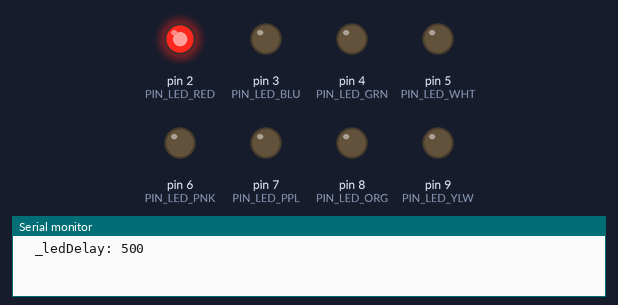
Recording of a sketch running on a simulated Arduino Uno, built with avr-gcc and run on an emulated ATmega328P. Shown: output pins drawn as LEDs (lit = HIGH), the last lines printed to the serial monitor.

Above: at 0.2 s.
At 0.7 s:
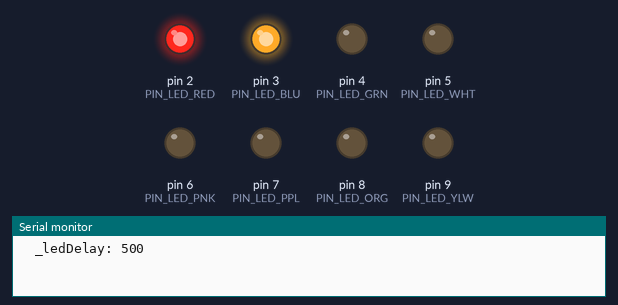
At 1.7 s:
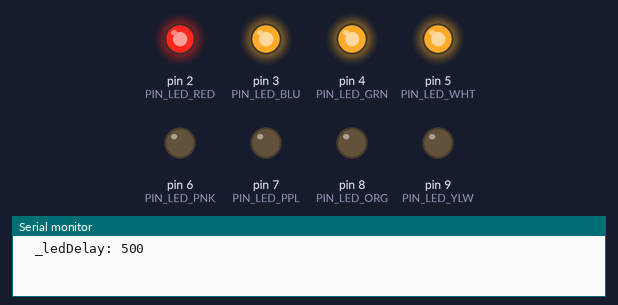
At 2.7 s:
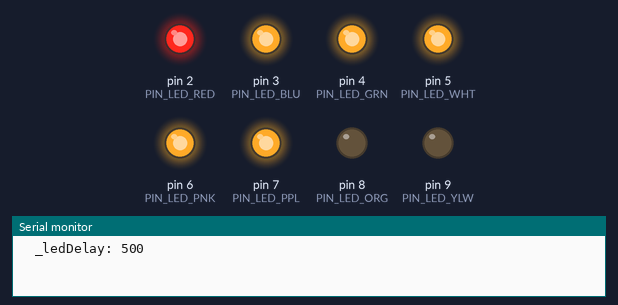
At 3.7 s:
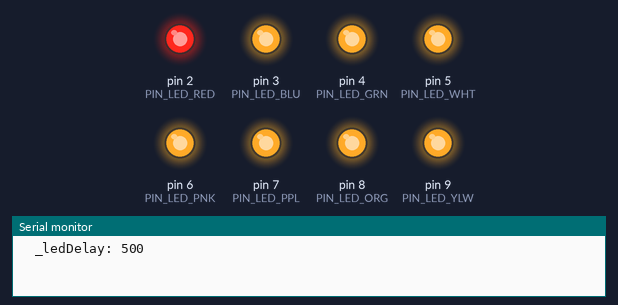
At 13.7 s:
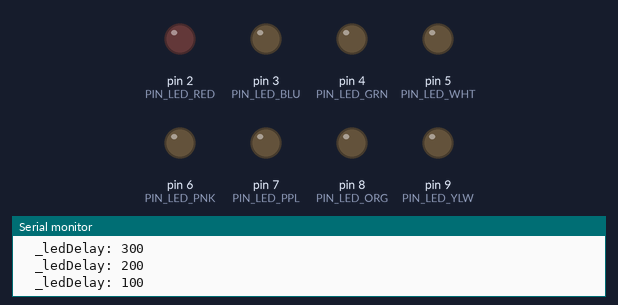
Timing chart, 0 to 18.3 s (numbered marks = the images above):
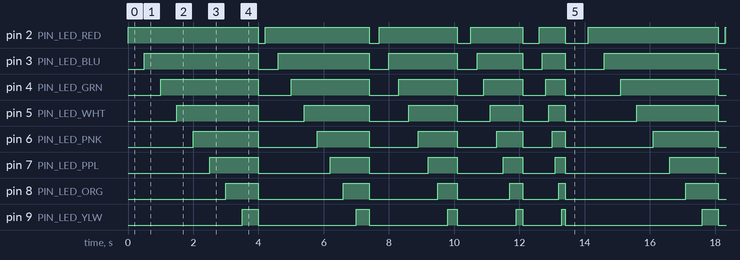

The sketch:

BlinkyMultiColor.ino
```cpp
/*
 Name:		BlinkyMultiColor.ino
 Created:	10/1/2016 9:37:03 PM
 Author:	Tim
*/

const int PIN_LED_RED = 2;
const int PIN_LED_BLU = 3;
const int PIN_LED_GRN = 4;
const int PIN_LED_WHT = 5;
const int PIN_LED_PNK = 6;
const int PIN_LED_PPL = 7;
const int PIN_LED_ORG = 8;
const int PIN_LED_YLW = 9;

const int LED_DELAY_MAX = 500;

int _ledDelay = LED_DELAY_MAX;

// the setup function runs once when you press reset or power the board
void setup()
{
	Serial.begin(9600);

	while (!Serial);

	pinMode(PIN_LED_RED, OUTPUT);
	pinMode(PIN_LED_BLU, OUTPUT);
	pinMode(PIN_LED_GRN, OUTPUT);
	pinMode(PIN_LED_WHT, OUTPUT);
	pinMode(PIN_LED_PNK, OUTPUT);
	pinMode(PIN_LED_PPL, OUTPUT);
	pinMode(PIN_LED_ORG, OUTPUT);
	pinMode(PIN_LED_YLW, OUTPUT);
}

// the loop function runs over and over again until power down or reset
void loop()
{
	Serial.print("\t_ledDelay: ");
	Serial.println(_ledDelay);
	Serial.println();

	digitalWrite(PIN_LED_RED, HIGH);
	delay(_ledDelay);
	digitalWrite(PIN_LED_BLU, HIGH);
	delay(_ledDelay);
	digitalWrite(PIN_LED_GRN, HIGH);
	delay(_ledDelay);
	digitalWrite(PIN_LED_WHT, HIGH);
	delay(_ledDelay);
	digitalWrite(PIN_LED_PNK, HIGH);
	delay(_ledDelay);
	digitalWrite(PIN_LED_PPL, HIGH);
	delay(_ledDelay);
	digitalWrite(PIN_LED_ORG, HIGH);
	delay(_ledDelay);
	digitalWrite(PIN_LED_YLW, HIGH);
	delay(_ledDelay);

	digitalWrite(PIN_LED_RED, LOW);
	digitalWrite(PIN_LED_BLU, LOW);
	digitalWrite(PIN_LED_GRN, LOW);
	digitalWrite(PIN_LED_WHT, LOW);
	digitalWrite(PIN_LED_PNK, LOW);
	digitalWrite(PIN_LED_PPL, LOW);
	digitalWrite(PIN_LED_ORG, LOW);
	digitalWrite(PIN_LED_YLW, LOW);

	_ledDelay -= 100;
	if (_ledDelay < 0)
		_ledDelay = 500;

	delay(LED_DELAY_MAX - _ledDelay + 100);
}
```

Measured:
- by itself, pin 5 (PIN_LED_WHT): repeats every 14.1 s: LOW 1.4 s, HIGH 2.0 s, LOW 1.2 s, HIGH 1.5 s, LOW 1.0 s, HIGH 1.0 s, LOW 0.80 s, HIGH 0.50 s, LOW 2.2 s, HIGH 2.5 s
- by itself, pin 6 (PIN_LED_PNK): repeats every 14.1 s: LOW 1.8 s, HIGH 1.6 s, LOW 1.5 s, HIGH 1.2 s, LOW 1.2 s, HIGH 0.80 s, LOW 0.90 s, HIGH 0.40 s, LOW 2.7 s, HIGH 2.0 s
- by itself, everything shown: repeats every 14.1 s, in 45 steps
